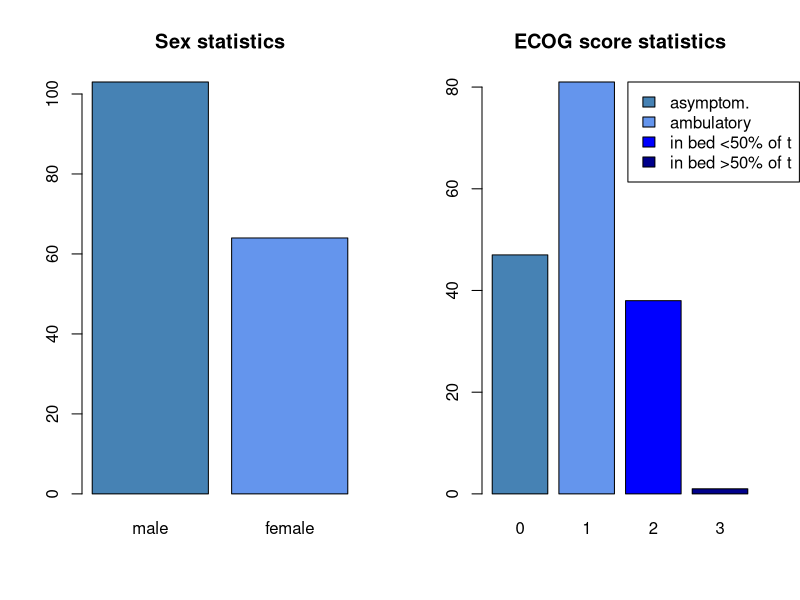
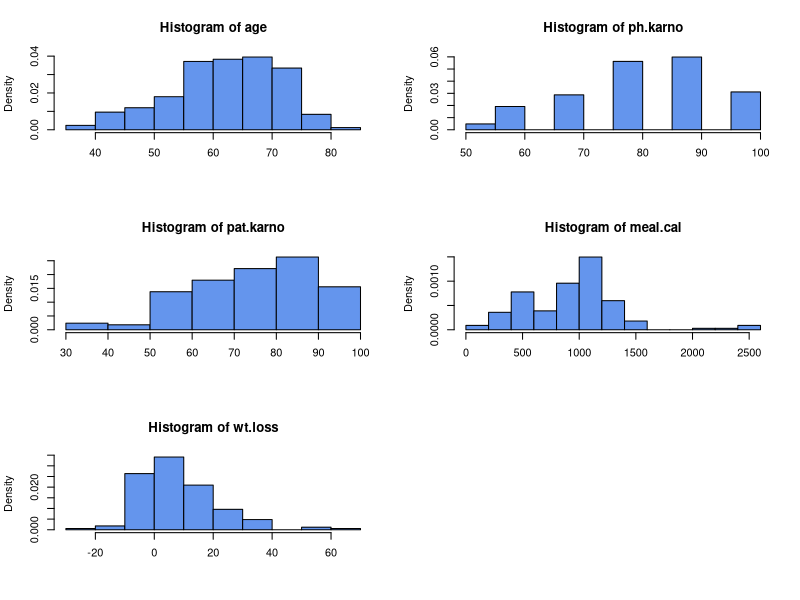

Reproduce these figures in R, in order.
## ---- chunk 1
library(dplyr)
library(ggplot2)
data("cancer", package = "survival")
## ---- chunk 2
data = cancer %>% na.omit()
## ---- chunk 3
table(data$inst)
## ---- chunk 4
par(mfrow=c(1,2))
barplot(table(data$sex), main="Sex statistics", names.arg=c("male", "female"),
        col=c("steelblue","cornflowerblue"))
barplot(table(data$ph.ecog), main="ECOG score statistics",
        legend = c("asymptom.", "ambulatory", "in bed <50% of t", "in bed >50% of t"),
        args.legend = list(x = "topright",inset = c(- 0.15, 0)),
        col=c("steelblue","cornflowerblue","blue","darkblue"))
## ---- chunk 5
par(mfrow=c(3,2))
hist(data$age, freq=FALSE, col="cornflowerblue", main="Histogram of age",xlab="")
hist(data$ph.karno, freq=FALSE, col="cornflowerblue", main="Histogram of ph.karno",xlab="")
hist(data$pat.karno, freq=FALSE, col="cornflowerblue", main="Histogram of pat.karno",xlab="")
hist(data$meal.cal, freq=FALSE, col="cornflowerblue", main="Histogram of meal.cal",xlab="")
hist(data$wt.loss, freq=FALSE, col="cornflowerblue", main="Histogram of wt.loss",xlab="")
## ---- chunk 6
cor(data[c(4,7,8,9,10)], method=c("pearson"))
